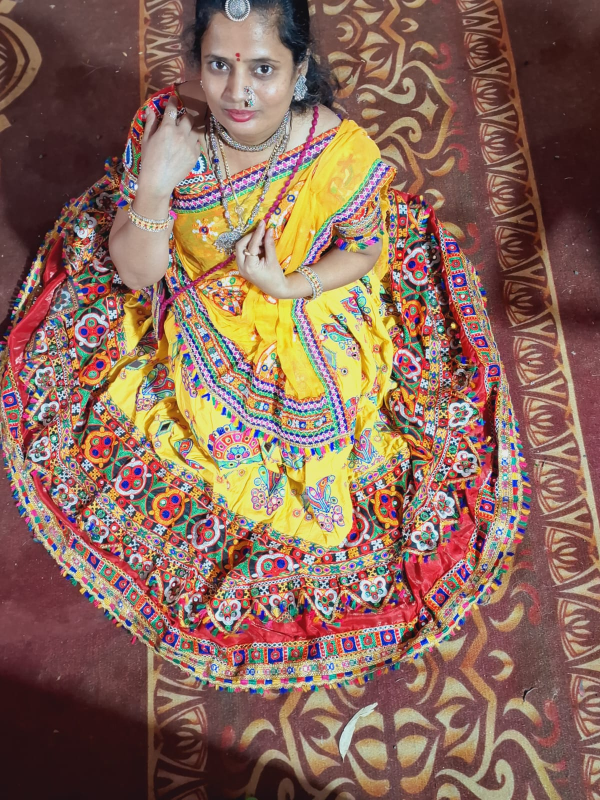
#> input picture jyoti.jpg, 1200 x 1600 px (shown at 1/2 size)
$ python -i face_utils.py   (imports and definitions only)   (older library calls are emulated)
#> lines starting #> are read from the running program, lines starting #| are printed output that depends on the picture
#> further down, picture is the input picture: shape (1600, 1200, 3); mean B, G, R 90.3, 105.1, 139.2
"""
Face Utilities for Healthcare Face Recognition System
Common face processing utilities and helper functions
"""
import cv2
import numpy as np
import face_recognition
from typing import List, Tuple, Optional, Dict
import logging
from dataclasses import dataclass


@dataclass
class FaceDetection:
    """Face detection result"""
    face_location: Tuple[int, int, int, int]  # top, right, bottom, left
    face_encoding: np.ndarray
    confidence: float
    landmarks: Optional[List[Tuple[int, int]]] = None


class FaceUtils:
    """
    Utility class for face processing operations
    """

    def __init__(self):
        self.logger = logging.getLogger(__name__)

    # [225 lines left out: functions detect_faces, extract_largest_face, _calculate_face_area, crop_face, normalize_face, calculate_face_quality and 1 more, not called in this run]

    def enhance_face_image(self, face_image: np.ndarray) -> np.ndarray:
        """
        Enhance face image quality

        Args:
            face_image: Face image

        Returns:
            np.ndarray: Enhanced face image
        """
        try:
            # Convert to LAB color space
            lab = cv2.cvtColor(face_image, cv2.COLOR_BGR2LAB)
#> lab: shape (1600, 1200, 3); mean of channels 0, 1, 2 120.7, 140.9, 142.1
            l, a, b = cv2.split(lab)
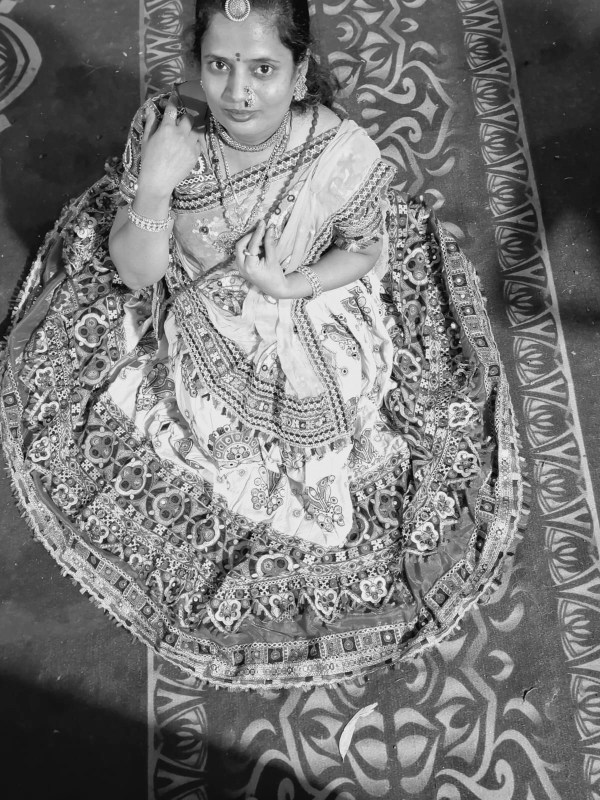
#> l: shape (1600, 1200) (shown at 1/2 size); min 1, max 254, mean 120.7
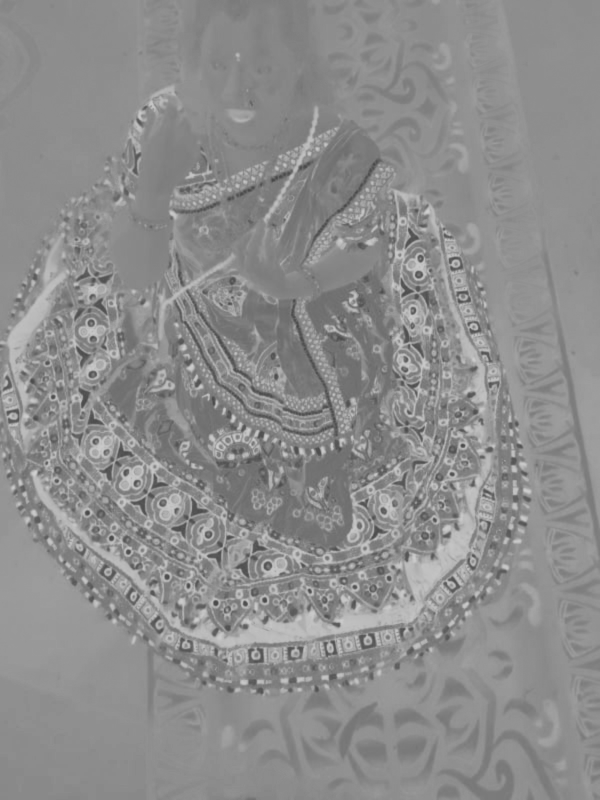
#> a: shape (1600, 1200) (shown at 1/2 size); min 67, max 211, mean 140.9
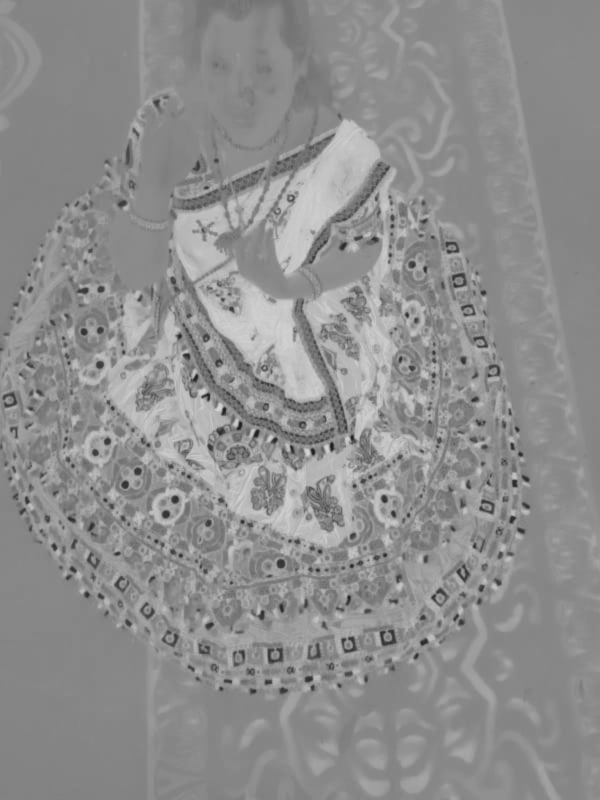
#> b: shape (1600, 1200) (shown at 1/2 size); min 24, max 215, mean 142.1

            # Apply CLAHE to L channel
            clahe = cv2.createCLAHE(clipLimit=2.0, tileGridSize=(8, 8))
            l = clahe.apply(l)
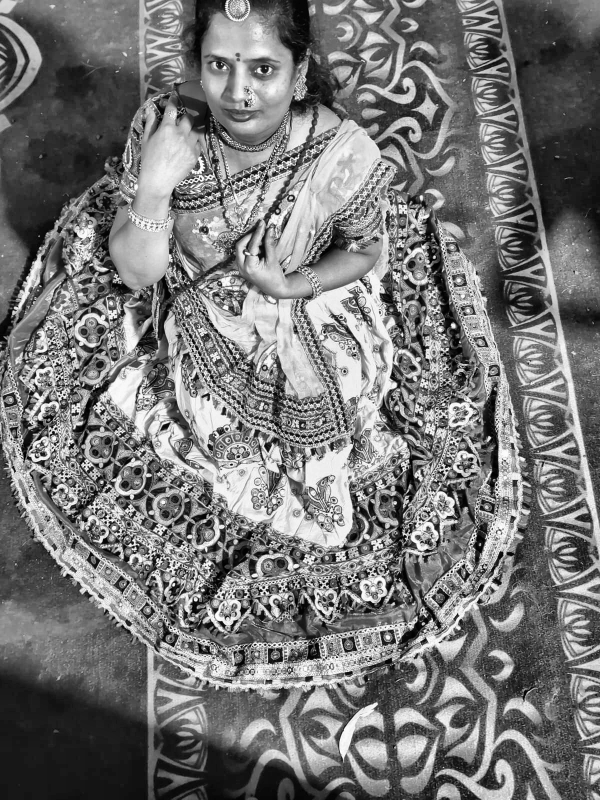
#> l: shape (1600, 1200) (shown at 1/2 size); min 0, max 255, mean 118.8

            # Merge channels
            enhanced_lab = cv2.merge([l, a, b])
#> enhanced_lab: shape (1600, 1200, 3); mean of channels 0, 1, 2 118.8, 140.9, 142.1
            enhanced = cv2.cvtColor(enhanced_lab, cv2.COLOR_LAB2BGR)
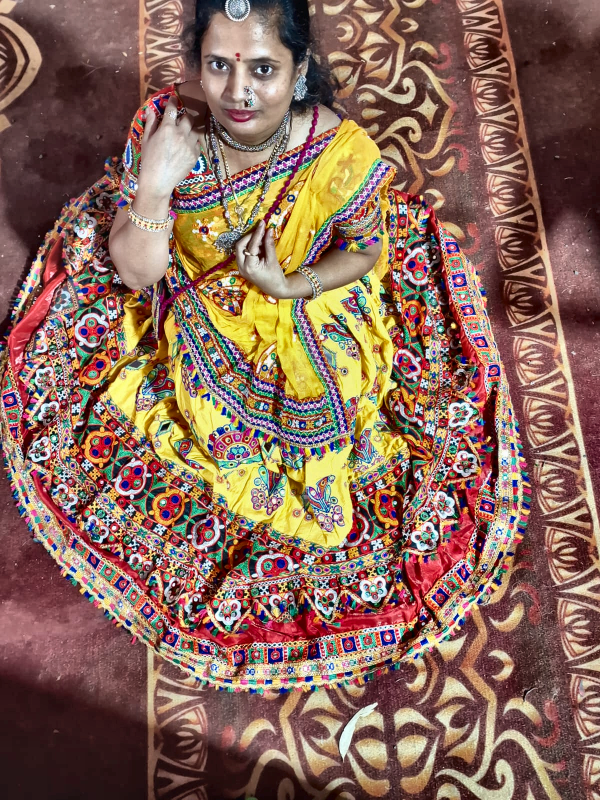
#> enhanced: shape (1600, 1200, 3) (shown at 1/2 size); mean B, G, R 89.4, 104, 137.4

            # Apply bilateral filter for noise reduction
            enhanced = cv2.bilateralFilter(enhanced, 9, 75, 75)

            return enhanced

        except Exception as e:
            self.logger.error(f"Failed to enhance face image: {e}")
            return face_image

    # [101 lines left out: functions validate_face_image, create_face_embedding, compare_faces, not called in this run]

>>> import cv2
>>> picture = cv2.imread('../../jyoti.jpg')
>>> result = FaceUtils().enhance_face_image(picture)

$ run again, on om.jpg
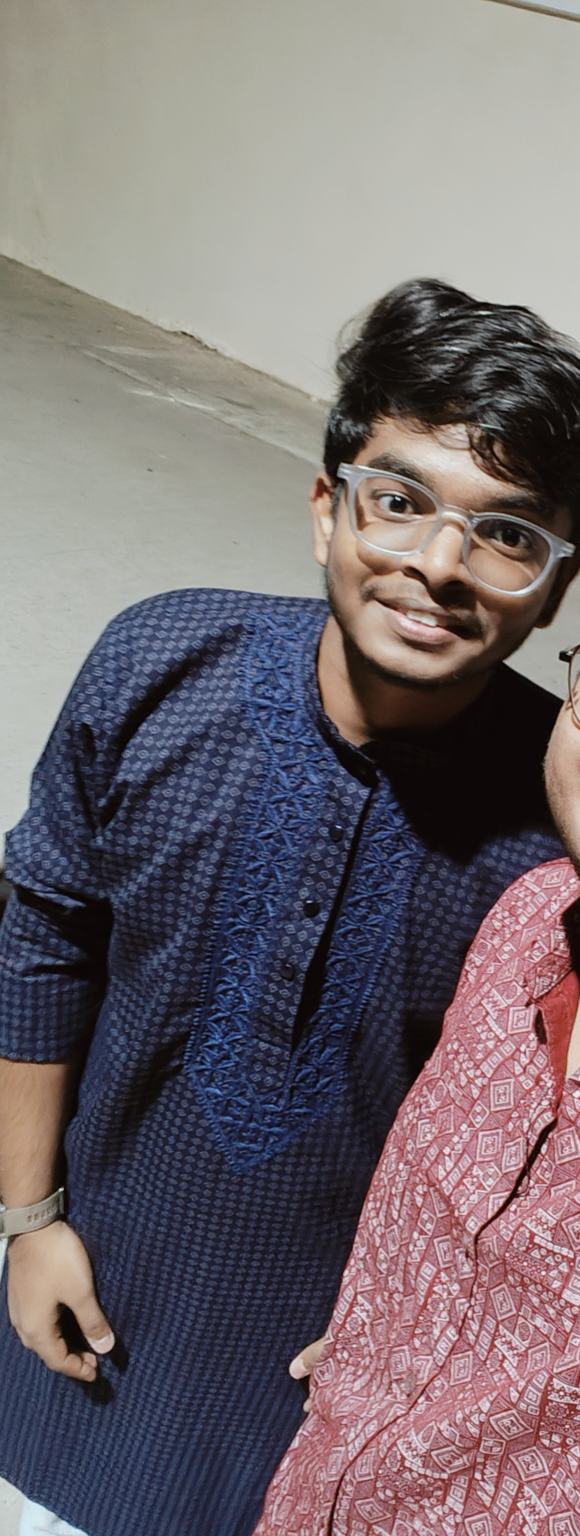
#> input picture om.jpg, 1739 x 4608 px (shown at 1/3 size)
#> picture is the input picture: shape (4608, 1739, 3); mean B, G, R 111.4, 107.5, 116.5
#> lab: shape (4608, 1739, 3); mean of channels 0, 1, 2 115.3, 133.1, 126.8
#> in enhance_face_image, `l, a, b = cv2.split(lab)`:
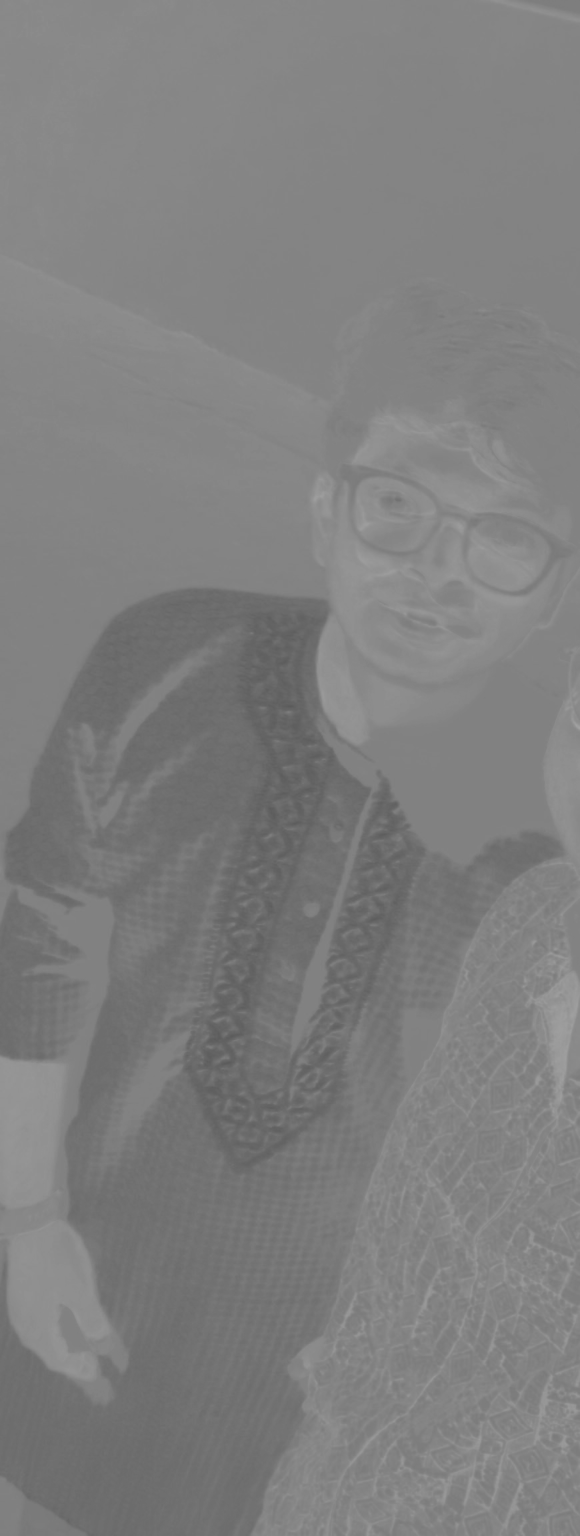
#> b: shape (4608, 1739) (shown at 1/3 size); min 90, max 163, mean 126.8
#> enhanced_lab: shape (4608, 1739, 3); mean of channels 0, 1, 2 126.8, 133.1, 126.8
#> in enhance_face_image, `enhanced = cv2.cvtColor(enhanced_lab, cv2.COLOR_LAB2BGR)`:
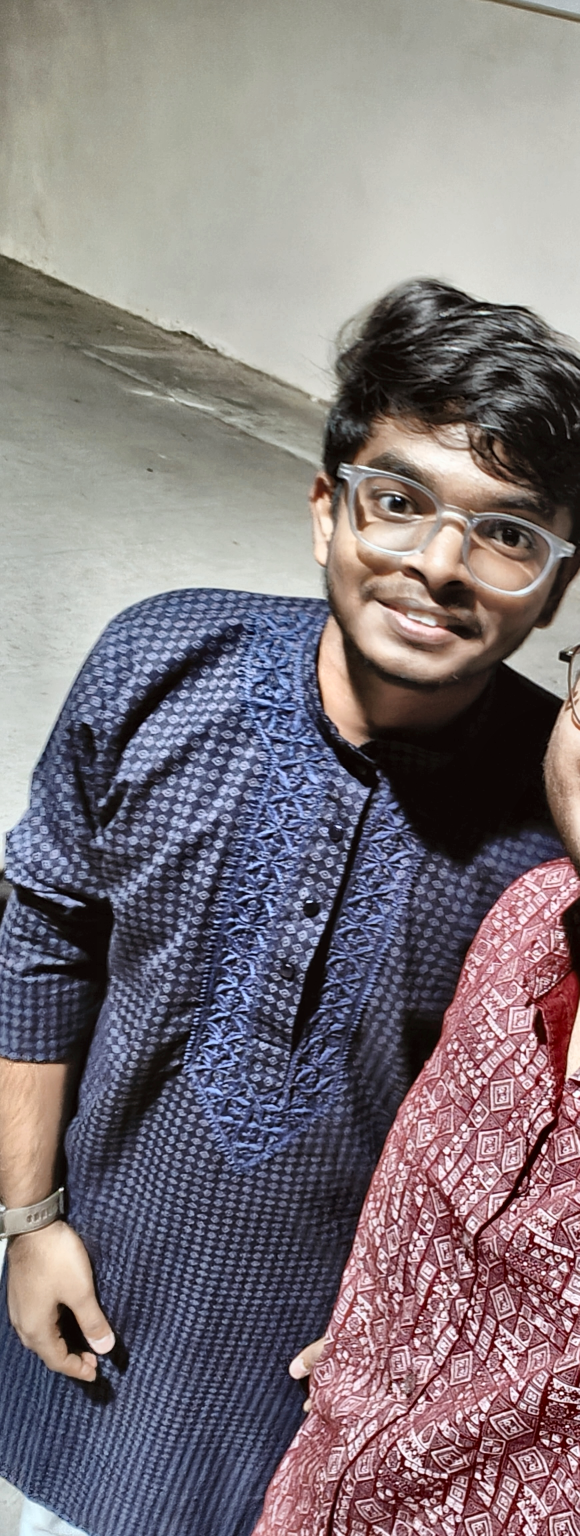
#> enhanced: shape (4608, 1739, 3) (shown at 1/3 size); mean B, G, R 123.1, 118.6, 127.5

$ run again, on santosh.jpg
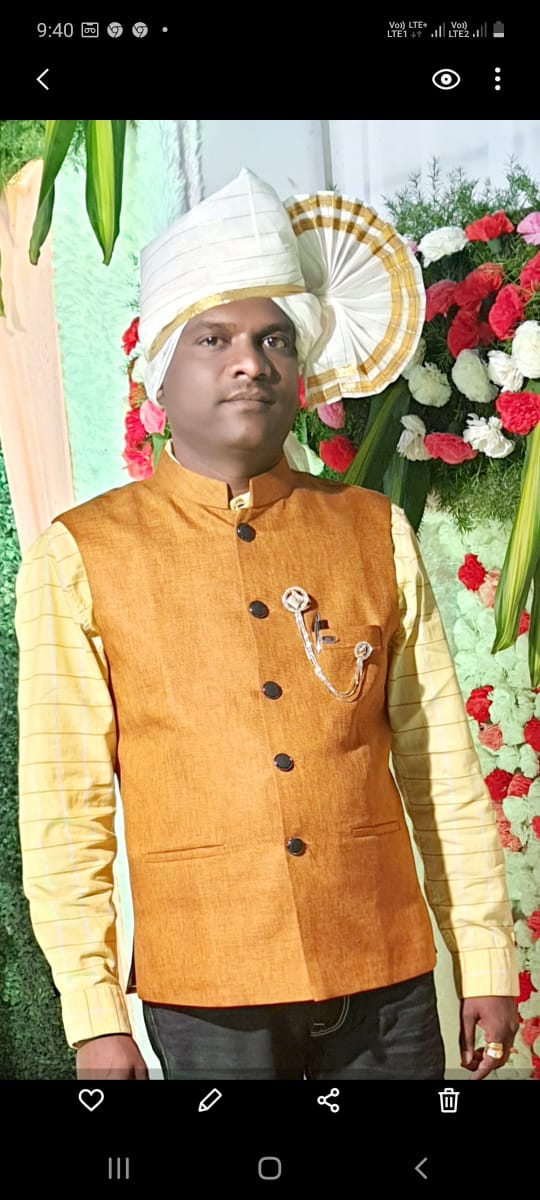
#> input picture santosh.jpg, 540 x 1200 px
#> picture is the input picture: shape (1200, 540, 3); mean B, G, R 97.4, 132.3, 151.8
#> lab: shape (1200, 540, 3); mean of channels 0, 1, 2 140.6, 131.2, 149.4
#> in enhance_face_image, `l = clahe.apply(l)`:
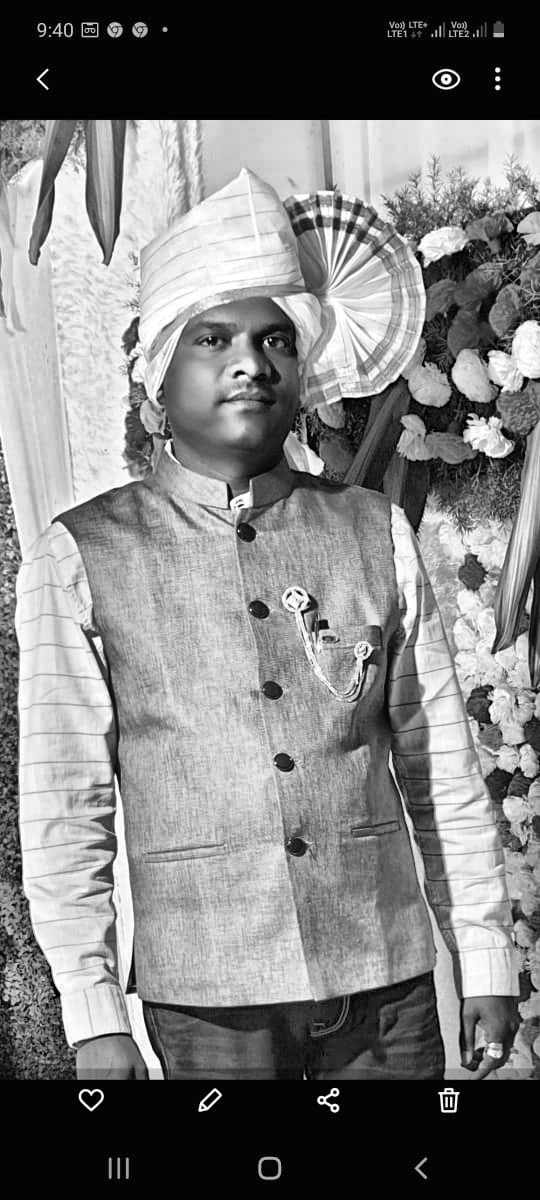
#> l: shape (1200, 540); min 0, max 255, mean 128.2
#> enhanced_lab: shape (1200, 540, 3); mean of channels 0, 1, 2 128.2, 131.2, 149.4
#> in enhance_face_image, `enhanced = cv2.cvtColor(enhanced_lab, cv2.COLOR_LAB2BGR)`:
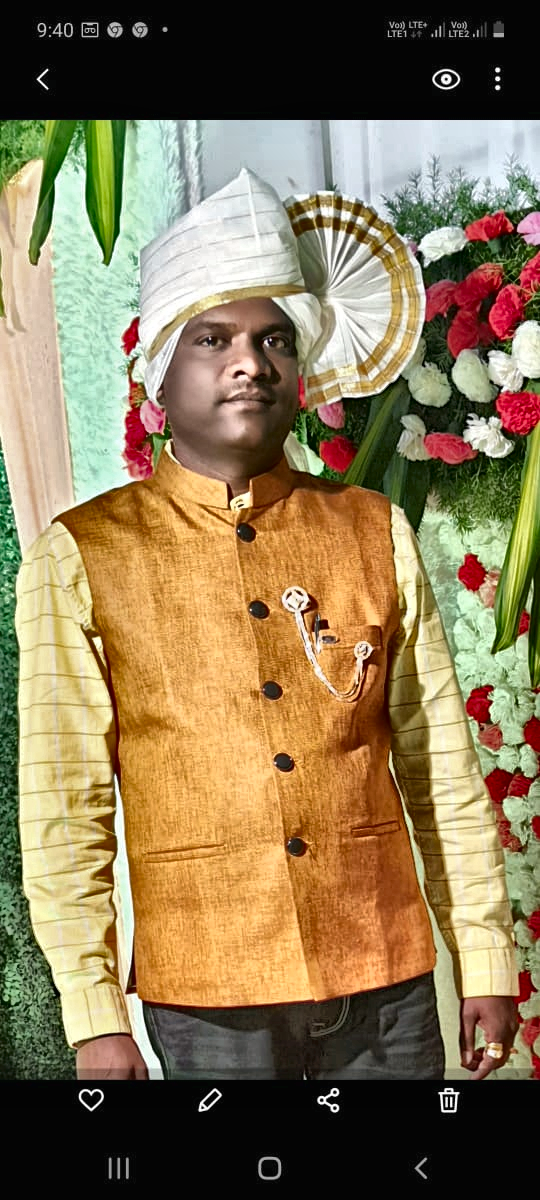
#> enhanced: shape (1200, 540, 3); mean B, G, R 85.9, 120, 138.3

$ run again, on shravya.jpg
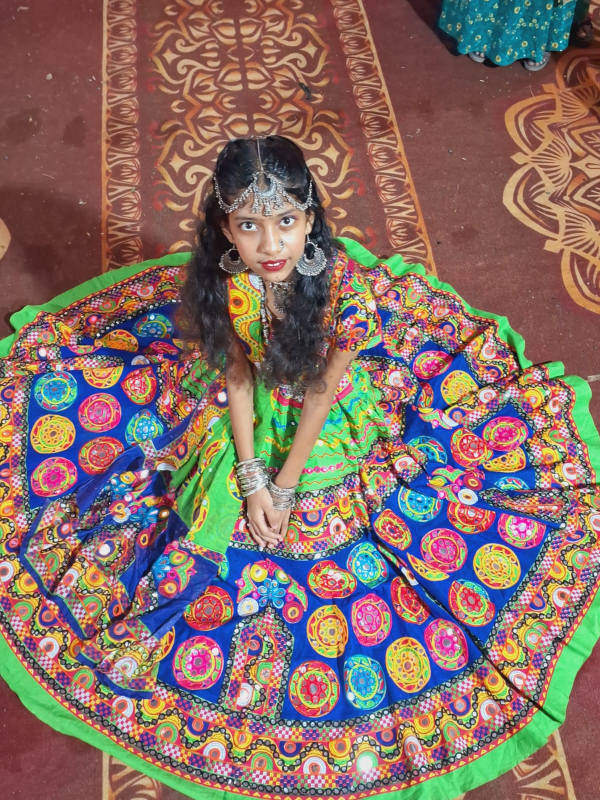
#> input picture shravya.jpg, 1200 x 1600 px (shown at 1/2 size)
#> picture is the input picture: shape (1600, 1200, 3); mean B, G, R 103, 110.5, 134.6
#> lab: shape (1600, 1200, 3); mean of channels 0, 1, 2 126.9, 140.1, 137.3
#> in enhance_face_image, `l = clahe.apply(l)`:
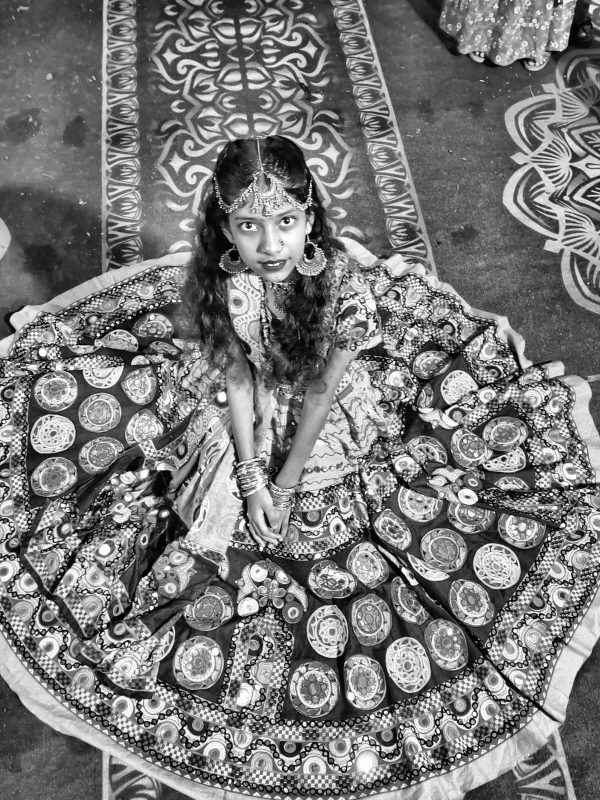
#> l: shape (1600, 1200) (shown at 1/2 size); min 0, max 255, mean 121.7
#> enhanced_lab: shape (1600, 1200, 3); mean of channels 0, 1, 2 121.7, 140.1, 137.3
#> in enhance_face_image, `enhanced = cv2.cvtColor(enhanced_lab, cv2.COLOR_LAB2BGR)`:
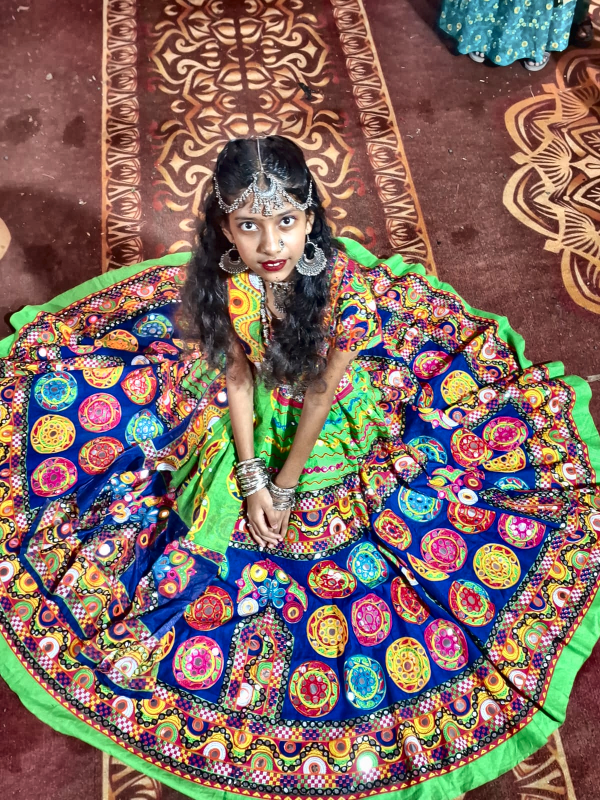
#> enhanced: shape (1600, 1200, 3) (shown at 1/2 size); mean B, G, R 98.8, 106.6, 130.5
